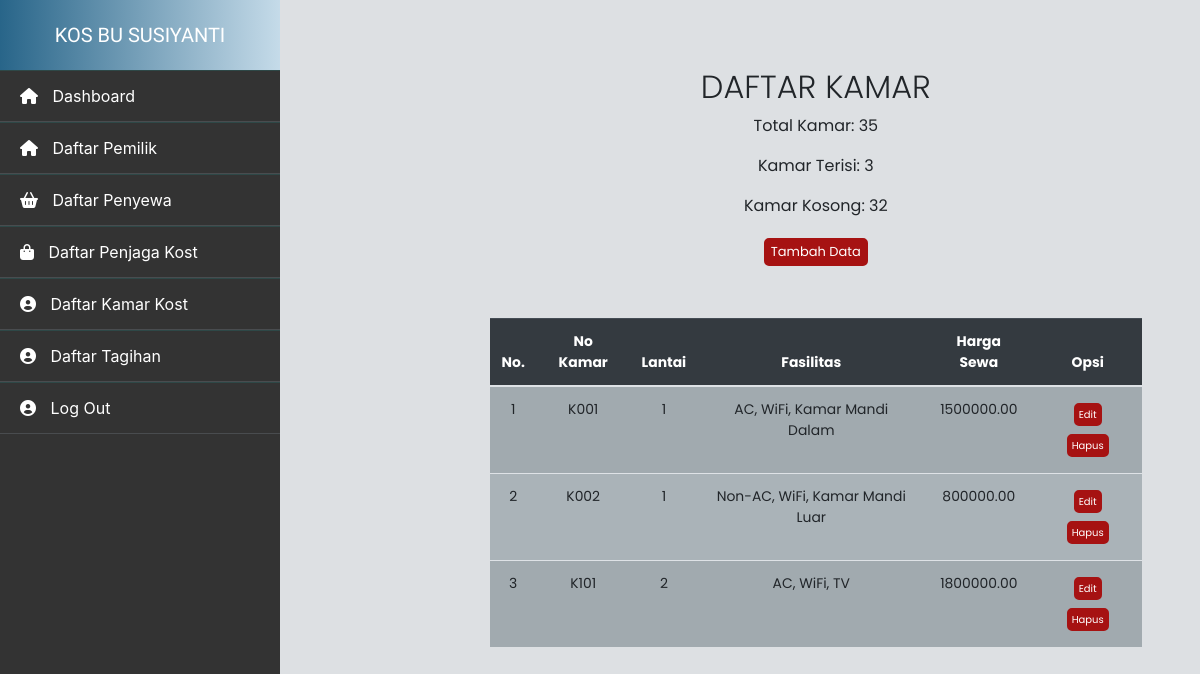
The app's page /daftar_kamar.php (signed in) with its own data.
### tables this page shows
CREATE TABLE IF NOT EXISTS daftar_kamar (
    no_kamar VARCHAR(50) PRIMARY KEY,
    lantai INT NOT NULL,
    fasilitas TEXT NOT NULL,
    harga_sewa DECIMAL(10, 2) NOT NULL
);

### daftar_kamar.php (the view, shortened to what this page needs)
<!DOCTYPE html>
<html lang="en">
<head>
    <link rel="stylesheet" href="https://stackpath.bootstrapcdn.com/bootstrap/4.4.1/css/bootstrap.min.css"
>
</head>
<body style="background-color: #dde0e3;">
    <?php include_once "sidebar.php"; ?>
    <div class="container-fluid">
        <?php
        include_once "koneksi.php";
        $totalKamar = 35;
        $resultKamarTerisi = mysqli_query($conn, "SELECT COUNT(*) as kamar_terisi FROM daftar_kamar");
        $kamarTerisi = mysqli_fetch_assoc($resultKamarTerisi)['kamar_terisi'];
        $kamarKosong = $totalKamar - $kamarTerisi;
        ?>
        <div class="row justify-content-center">
            <div class="col-lg-9 offset-lg-2">
                <div class="col-lg-12 text-center mt-5 mb-5">
                    <h3 class="display-4">DAFTAR KAMAR</h3>
                    <p>Total Kamar: <?php echo $totalKamar; ?></p>
                    <p>Kamar Terisi: <?php echo $kamarTerisi; ?></p>
                    <p>Kamar Kosong: <?php echo $kamarKosong; ?></p>
                    <a href="index_kamar.php" class="tombol-tambah">Tambah Data</a>
                </div>
                <div class="table-responsive">
                    <table class="table table-striped mx-auto" style="width: 100%; text-align: center;">
                        <thead class="table-dark">
                            <th>No.</th>
                            <th>No Kamar</th>
                            <th>Lantai</th>
                            <th>Fasilitas</th>
                            <th>Harga Sewa</th>
                            <th>Opsi</th>
                        </thead>
                        <?php
                        include_once "koneksi.php";
                        $no = 1;
                        $data = $conn->query("SELECT * FROM daftar_kamar");
                        while ($d = mysqli_fetch_array($data)) {
                        ?>
                            <tr>
                                <td><?php echo $no++; ?></td>
                                <td><?php echo htmlspecialchars($d['no_kamar']); ?></td>
                                <td><?php echo htmlspecialchars($d['lantai']); ?></td>
                                <td><?php echo htmlspecialchars($d['fasilitas']); ?></td>
                                <td><?php echo htmlspecialchars($d['harga_sewa']); ?></td>
                                <td>
                                    <a href="edit_kamar.php?no_kamar=<?php echo $d['no_kamar']; ?>" class="tombol-edit">Edit</a>
                                    <a href="hapus_kamar.php?no_kamar=<?php echo $d['no_kamar']; ?>" class="tombol-hapus">Hapus</a>
                                </td>
                            </tr>
                        <?php
                        }
                        ?>
                    </table>
                </div>
            </div>
        </div>
    </div>
</body>
</html>

### sidebar.php (shortened to what this page needs)
    <link rel="stylesheet" href="https://stackpath.bootstrapcdn.com/bootstrap/4.4.1/css/bootstrap.min.css"
>
    <link rel="stylesheet" href="https://cdnjs.cloudflare.com/ajax/libs/font-awesome/6.0.0/css/all.min.css"
>
</head>
<body>
    <div class="sidebar" id="sidebar">
        <div class="top">
            <i class="fi fi-home"></i> KOS BU SUSIYANTI
        </div>
        <ul>
            <li><a class="#" href="dashboard.php"><i class="fa fa-home"></i> Dashboard</a></li>
            <li><a class="#" href="daftar_pemilik.php"><i class="fa fa-home"></i> Daftar Pemilik</a></li>
            <li><a class="#" href="daftar_penyewa.php"><i class="fa fa-shopping-basket"></i> Daftar Penyewa</a></li>
            <li><a class="#" href="daftar_penjaga.php"><i class="fa fa-shopping-bag"></i> Daftar Penjaga Kost</a></li>
            <li><a class="#" href="daftar_kamar.php"><i class="fa fa-user-circle"></i> Daftar Kamar Kost</a></li>
            <li><a class="#" href="daftar_tagihan.php"><i class="fa fa-user-circle"></i> Daftar Tagihan</a></li>
            <li><a class="#" href="logout.php"><i class="fa fa-user-circle"></i> Log Out</a></li>
        </ul>
    </div>

### daftar_kamar.php (style rules this page uses)
h3.display-4 { font-size: 2.0rem; }
table { text-align: center; font-size: 0.87rem; background-color: #AAB3B8; }
th, td { vertical-align: middle; text-align: center; }
.tombol-tambah { display: inline-block; padding: 2px 5px; margin: 4px; color: #fff; border: 2px solid #A61212; background-color: #A61212; border-radius: 5px; transition: background-color 0.3s, transform 0.3s; font-size: 13px; }
.tombol-edit, .tombol-hapus { display: inline-block; padding: 2px 3px; margin: 4px; color: #fff; border: 2px solid #A61212; background-color: #A61212; border-radius: 5px; transition: background-color 0.3s, transform 0.3s; font-size: 10px; }

### sidebar.php (style rules this page uses)
.container-fluid { padding: 20px; font-family: 'Poppins', sans-serif; transition: margin-left 0.3s ease; margin-left: 280px; width: auto; }
.table-responsive { margin-top: 20px; margin-left: auto; margin-right: auto; overflow-x: auto; }
.sidebar { background-color: #333; color: #C5DBE9; width: 280px; height: 100%; transition: all 0.3s ease; position: fixed; left: 0; top: 0; z-index: 1000; overflow-y: auto; }
.top { font-size: 20px; color: #fff; text-align: center; line-height: 70px; background-image: linear-gradient(to right, #286589, #C5DBE9); font-family: 'Rowdies', sans-serif; }
ul { padding: 0; margin: 0; list-style: none; }
ul a { display: block; line-height: 50px; font-size: 16px; color: #fff; padding-left: 20px; text-decoration: none; box-sizing: border-box; border-top: 1px solid rgba(6, 255, 251, 0.1); border-bottom: 1px solid rgba(125, 134, 146, 0.302); transition: all 0.3s ease; }
ul a i { margin-right: 10px; }

### records on screen
daftar_kamar: no_kamar "K001", lantai "1", fasilitas "AC, WiFi, Kamar Mandi Dalam", harga_sewa "1500000.00"
daftar_kamar: no_kamar "K002", lantai "1", fasilitas "Non-AC, WiFi, Kamar Mandi Luar", harga_sewa "800000.00"
daftar_kamar: no_kamar "K101", lantai "2", fasilitas "AC, WiFi, TV", harga_sewa "1800000.00"

### other values on screen
$totalKamar "35"
$kamarTerisi "3"
$kamarKosong "32"
